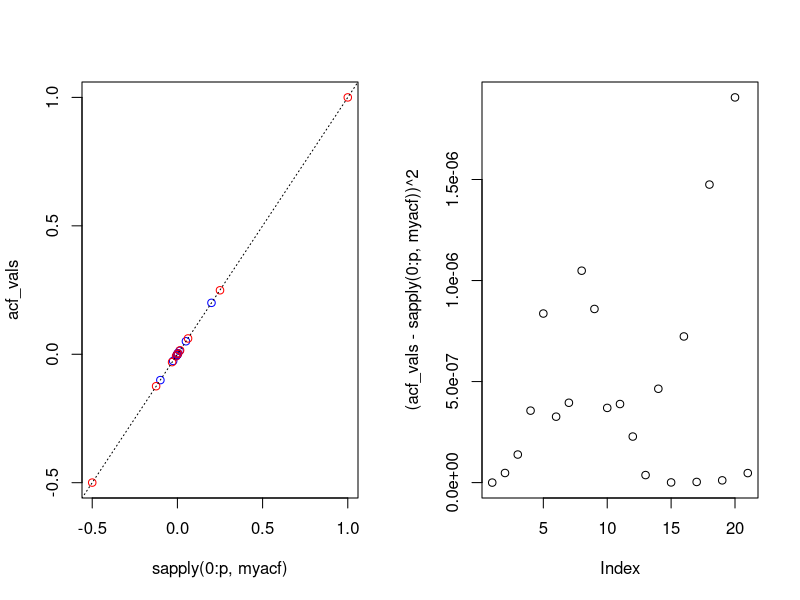

Recreate this plot in R.
library(zoo)
library(tseries)

par(mfrow = c(1, 2))

test = arima.sim(n = 10000000, list(ar = c(0,  -0.5), ma = c(0.5)),
          sd = 1)

36/3
p = 20

acf_vals = acf(test, lag.max = p, plot= F)$acf

myacf = function(h){
  if((h %% 2) == 0){
    (-0.5)^(h/2)
  }
  else{
    # why not 1/4?
   (1/5)*((-0.5)^((h-1)/2))
  }
}

cols=sapply(0:p, function(h){
  ifelse((h %% 2) == 0, 'red', 'blue')
})
plot(x = sapply(0:p, myacf),
     y = acf_vals, 
     col = cols)
abline(a = 0, b = 1, col = "black", lty='dotted')

plot((acf_vals -sapply(0:p, myacf) )^2)
sum((acf_vals -sapply(0:p, myacf) )^2)

(data.frame(
  x = round(sapply(0:p, myacf), 4),
  y = round(acf_vals, 4)
))

# ```{r}
# set.seed(443)
# theo = sapply(0:15, my_acf)
# resids = sapply(seq(from = 500, to = 11000, by = 100), 
#                 function(n)
#                 {
#                   sim = arima.sim(n = n, model = list(ar = c(7/10, -1/10)), sd = sigma_2)
#                   sample_acf = acf(sim, lag.max = 15, plot = FALSE)
#                   rss = sum((sample_acf$acf - theo)^2)
#                   rss
#                 })
# 
# plot(y = resids, x = seq(from = 500, to = 11000, by = 100), ylab = "RSS", xlab = "Sample Size")
# points(y = resids[6], x = 1000, col = 'red', pch = 12)
# ```

# odds = (0:10000)[0:10000 %% 2 == 1]
# evens = (0:10000)[0:10000 %% 2 == 0]
# sum((-0.5)^odds) + sum(  (-0.5)^evens )
# sum( sapply(0:10000, function(x){(0.5)^(2*x)}) )
# acf_vlas = acf(test, lag.max = p, plot= F)$acf
# 
# plot(x = psi(0:p),
#      y = acf_vlas, 
#      col = 'red')
# abline(a = 0, b = 1, col = "black", lty='dotted')
# 
# cbind(acf_vlas, psi(0:p))
# 
# # plot( acf(test, lag.max = 100, plot= F)$acf, type = 'l')
# https://webspace.maths.qmul.ac.uk/b.bogacka/TimeSeries/TS_Chapter4_6.pdf
# psi <- function(j, delta = 0.5){
#   # \{\psi_j\} = (-1)^{\,j}(-\delta)^{\lceil j / 2\rceil} B^{\,j}
#   (-1)^(j) * (-1*delta)^(ceiling(j/2))
#   # (-1*delta)^ceiling(j / 2)
# }
# pi <- function(j, delta = 0.5){
#   # \big(\mathbbm{1}[j \geq 2]\delta(-\delta)^{j - 2}\big) + (- \delta)^j
#   (j >= 2)*delta*((-1*delta)^j) + (-1*delta)^j
# }
# q1test = function(h){
#   # \frac{16}{11}\Big(\frac{1}{2}\Big)^{|h|}-\frac{6}{11}\Big(\frac{1}{5}\Big)^{|h|} 
#   (16/11)*((1/2)^h) - (5/11)*((1/5)^h)
# }
# q1test(0)
# q1test(1)
# 7/11
# q1test(2)
# 19/55
